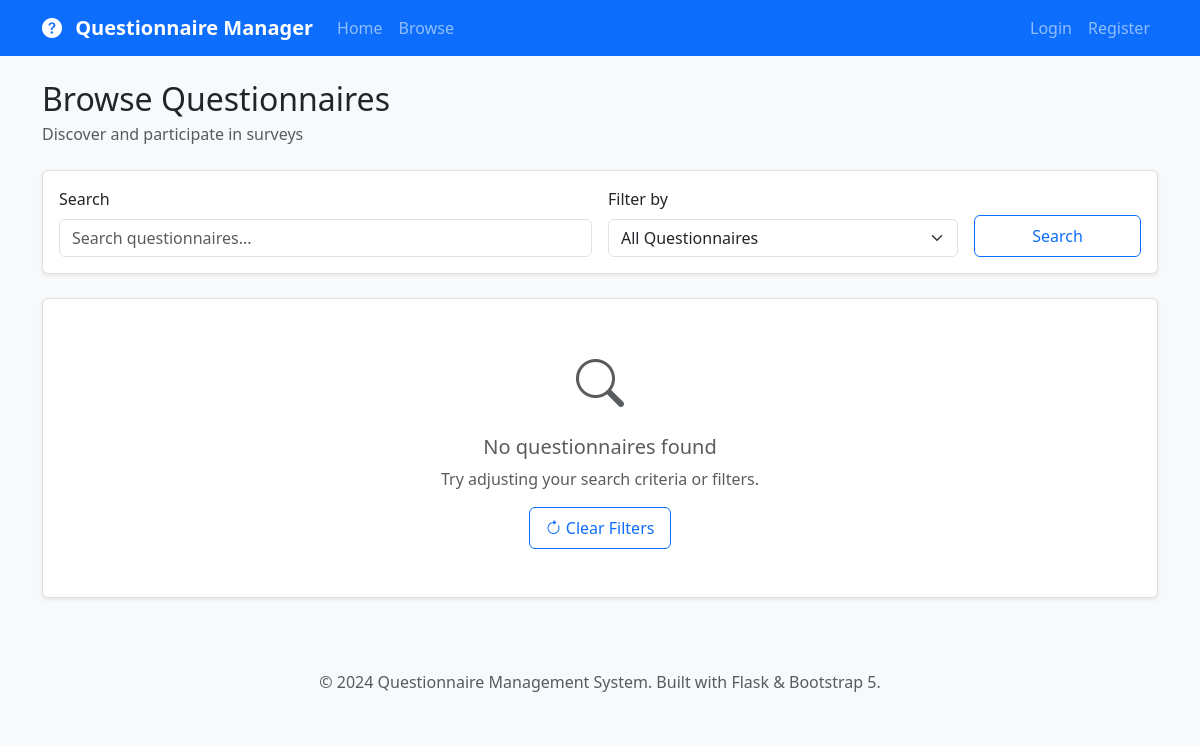
Page /questionnaires on the earlier database version.
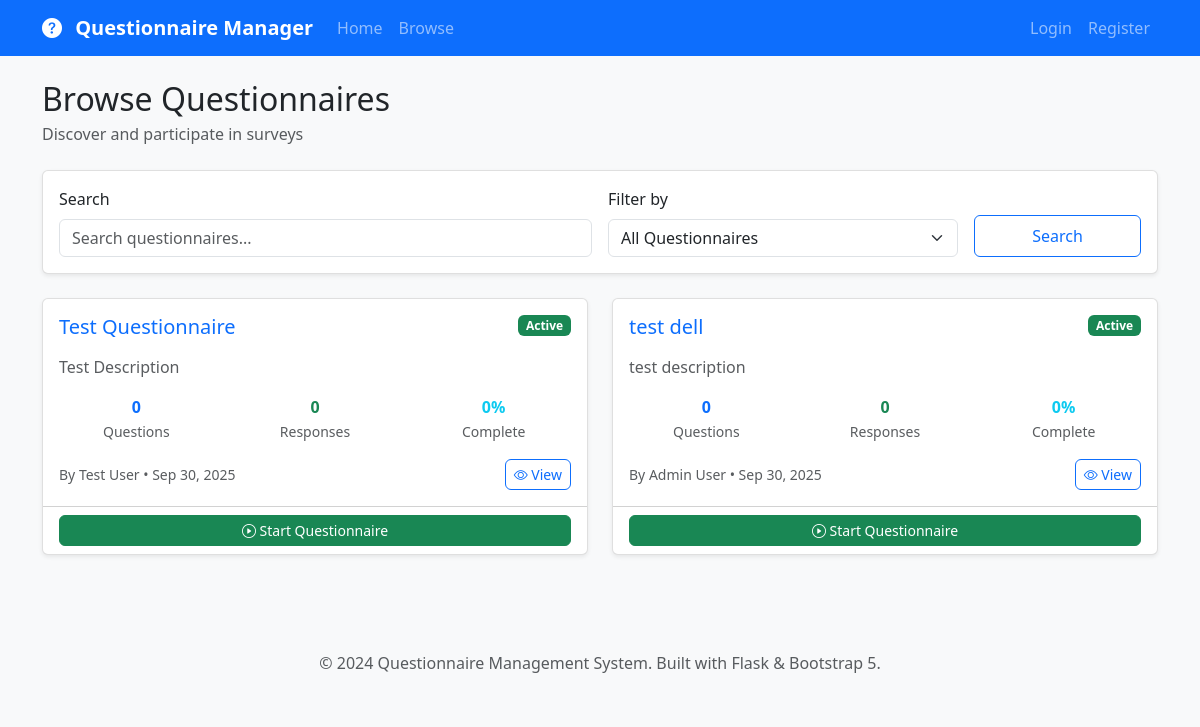
Same page on the later database version.
### app/models.py (models this page shows, shortened)
class Questionnaire(db.Model):
    __tablename__ = 'questionnaires'
    id = db.Column(db.Integer, primary_key=True)
    title = db.Column(db.String(200), nullable=False)
    description = db.Column(db.Text)
    creator_id = db.Column(db.Integer, db.ForeignKey('users.id'), nullable=False)
    is_active = db.Column(db.Boolean, default=True)
    allow_anonymous = db.Column(db.Boolean, default=False)
    multiple_submissions = db.Column(db.Boolean, default=False)
    created_at = db.Column(db.DateTime, index=True, default=datetime.utcnow)
    updated_at = db.Column(db.DateTime, default=datetime.utcnow, onupdate=datetime.utcnow)
    questions = db.relationship('Question', backref='questionnaire', lazy='dynamic',
                              cascade='all, delete-orphan', order_by='Question.order')
    responses = db.relationship('Response', backref='questionnaire', lazy='dynamic',
                              cascade='all, delete-orphan')
    def get_total_responses(self):
        return self.responses.filter_by(is_complete=True).count()
    def get_completion_rate(self):
        total = self.responses.count()
        completed = self.responses.filter_by(is_complete=True).count()
        return (completed / total * 100) if total > 0 else 0
    def get_question_count(self):
        return self.questions.count()
    def can_user_respond(self, user):
        if not self.is_active:
            return False, "Questionnaire is not active"
        return True, "Can respond"

class User(UserMixin, db.Model):
    __tablename__ = 'users'
    id = db.Column(db.Integer, primary_key=True)
    username = db.Column(db.String(64), index=True, unique=True, nullable=False)
    email = db.Column(db.String(120), index=True, unique=True, nullable=False)
    password_hash = db.Column(db.String(128))
    first_name = db.Column(db.String(64))
    last_name = db.Column(db.String(64))
    role = db.Column(db.String(20), default='user')  # user, admin
    is_active = db.Column(db.Boolean, default=True)
    created_at = db.Column(db.DateTime, index=True, default=datetime.utcnow)
    last_login = db.Column(db.DateTime)
    created_questionnaires = db.relationship('Questionnaire', foreign_keys='Questionnaire.creator_id',
                                           backref='creator', lazy='dynamic', cascade='all, delete-orphan')
    responses = db.relationship('Response', backref='user', lazy='dynamic', cascade='all, delete-orphan')
    def get_full_name(self):
        if self.first_name and self.last_name:
            return f"{self.first_name} {self.last_name}"
        return self.username

### app/main/routes.py (the view)
@bp.route('/questionnaires')
def questionnaires():
    page = request.args.get('page', 1, type=int)
    search = request.args.get('search', '', type=str)
    filter_by = request.args.get('filter_by', 'all', type=str)
    query = Questionnaire.query
    if filter_by == 'active':
        query = query.filter_by(is_active=True)
    elif filter_by == 'inactive':
        query = query.filter_by(is_active=False)
    elif filter_by == 'my_questionnaires' and current_user.is_authenticated:
        query = query.filter_by(creator_id=current_user.id)
    if search:
        query = query.filter(or_(
            Questionnaire.title.contains(search),
            Questionnaire.description.contains(search)
        ))
    if not current_user.is_authenticated:
        query = query.filter_by(is_active=True)
    questionnaires = query.order_by(desc(Questionnaire.created_at)).paginate(
        page=page,
        per_page=current_app.config['QUESTIONNAIRES_PER_PAGE'],
        error_out=False
    )
    search_form = SearchForm()
    search_form.search.data = search
    search_form.filter_by.data = filter_by
    return render_template('main/questionnaires.html',
                         title='Questionnaires',
                         questionnaires=questionnaires,
                         search_form=search_form)

### app/main/forms.py
class SearchForm(FlaskForm):
    search = StringField('Search', render_kw={
        "class": "form-control",
        "placeholder": "Search questionnaires...",
        "autocomplete": "off"
    })
    filter_by = SelectField('Filter by', choices=[
        ('all', 'All Questionnaires'),
        ('active', 'Active Only'),
        ('inactive', 'Inactive Only'),
        ('my_questionnaires', 'My Questionnaires')
    ], render_kw={"class": "form-select"})
    submit = SubmitField('Search', render_kw={"class": "btn btn-outline-primary"})

### app/templates/main/questionnaires.html (shortened to what the changed rows need)
{% extends "base.html" %}
{% block content %}
<div class="d-flex justify-content-between align-items-center mb-4">
    <div>
        <h2 class="mb-1">Browse Questionnaires</h2>
    </div>
</div>
<div class="row">
    {% if questionnaires.items %}
        {% for questionnaire in questionnaires.items %}
            <div class="col-lg-6 mb-4">
                <div class="card h-100">
                    <div class="card-body">
                        <div class="d-flex justify-content-between align-items-start mb-3">
                            <h5 class="card-title mb-0">
                                <a href="{{ url_for('main.view_questionnaire', id=questionnaire.id) }}"
                                   class="text-decoration-none">
                                    {{ questionnaire.title }}
                                </a>
                            </h5>
                            {% if questionnaire.is_active %}
                                <span class="badge bg-success">Active</span>
                            {% else %}
                                <span class="badge bg-secondary">Inactive</span>
                            {% endif %}
                        </div>
                        {% if questionnaire.description %}
                            <p class="card-text text-muted">
                                {{ questionnaire.description[:150] }}
                            </p>
                        {% endif %}
                        <div class="row text-center mb-3">
                            <div class="col-4">
                                <div class="fw-bold text-primary">{{ questionnaire.get_question_count() }}</div>
                                <small class="text-muted">Questions</small>
                            </div>
                            <div class="col-4">
                                <div class="fw-bold text-success">{{ questionnaire.get_total_responses() }}</div>
                                <small class="text-muted">Responses</small>
                            </div>
                            <div class="col-4">
                                <div class="fw-bold text-info">{{ "%.0f"|format(questionnaire.get_completion_rate()) }}%</div>
                                <small class="text-muted">Complete</small>
                            </div>
                        </div>
                        <div class="d-flex justify-content-between align-items-center">
                            <small class="text-muted">
                                By {{ questionnaire.creator.get_full_name() }} •
                                {{ questionnaire.created_at.strftime('%b %d, %Y') }}
                            </small>
                            <div class="btn-group">
                                <a href="{{ url_for('main.view_questionnaire', id=questionnaire.id) }}"
                                   class="btn btn-outline-primary btn-sm">
                                    <i class="bi bi-eye"></i> View
                                </a>
                            </div>
                        </div>
                    </div>
                    {% if questionnaire.is_active %}
                        <div class="card-footer bg-transparent">
                            {% set can_respond, message = questionnaire.can_user_respond(current_user if current_user.is_authenticated else None) %}
                            {% if can_respond %}
                                <a href="{{ url_for('main.view_questionnaire', id=questionnaire.id) }}"
                                   class="btn btn-success btn-sm w-100">
                                    <i class="bi bi-play-circle"></i> Start Questionnaire
                                </a>
                            {% else %}
                                <button class="btn btn-secondary btn-sm w-100" disabled>
                                    <i class="bi bi-check-circle"></i> {{ message }}
                                </button>
                            {% endif %}
                        </div>
                    {% endif %}
                </div>
            </div>
        {% endfor %}
    {% else %}
        <div class="col-12">
            <div class="card">
                <div class="card-body text-center py-5">
                    {% if request.args.get('search') or request.args.get('filter_by') != 'all' %}
                        <i class="bi bi-search text-muted" style="font-size: 3rem;"></i>
                        <h5 class="text-muted mt-3">No questionnaires found</h5>
                        <p class="text-muted">Try adjusting your search criteria or filters.</p>
                        <a href="{{ url_for('main.questionnaires') }}" class="btn btn-outline-primary">
                            <i class="bi bi-arrow-clockwise"></i> Clear Filters
                        </a>
                    {% endif %}
                </div>
            </div>
        </div>
    {% endif %}
</div>
{% endblock %}

Differences in the rows shown:
added Questionnaire: title "Test Questionnaire", is_active "Active", description "Test Description", get_question_count "0", get_total_responses "0", get_completion_rate "0", creator.get_full_name "Test User", created_at "Sep 30, 2025"
added Questionnaire: title "test dell", is_active "Active", description "test description", get_question_count "0", get_total_responses "0", get_completion_rate "0", creator.get_full_name "Admin User", created_at "Sep 30, 2025"
Other differences:
text no longer shown: "No questionnaires found Try adjusting your search criteria or filters. Clear Filters"
